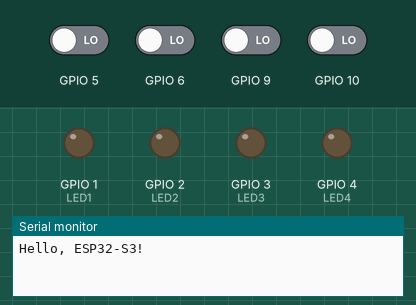
This program was run on a simulated ESP32-S3. On the bench: output pins drawn as LEDs (lit = HIGH), the last lines printed to the serial monitor. Dashed ring = blinking. Inputs (shaded band) come from the test bench; at power-on: GPIO 5, GPIO 6, GPIO 9, GPIO 10 LOW.

Above: at 1.2 s.
1.3 s: GPIO 10 driven HIGH
At 2.7 s:
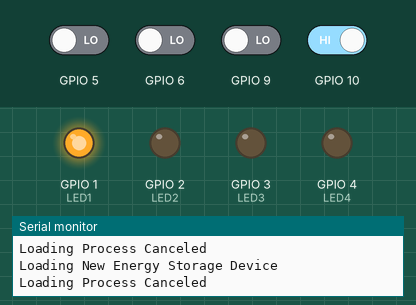
3.0 s: GPIO 6 driven HIGH and GPIO 10 driven LOW
6.0 s: GPIO 9 driven HIGH
At 6.42 s:
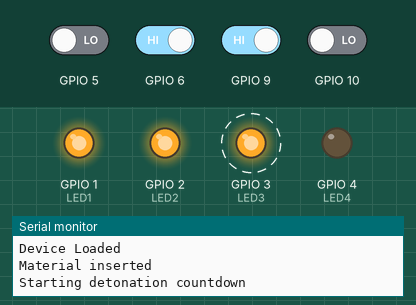
9.0 s: GPIO 5 driven HIGH
At 11.7 s:
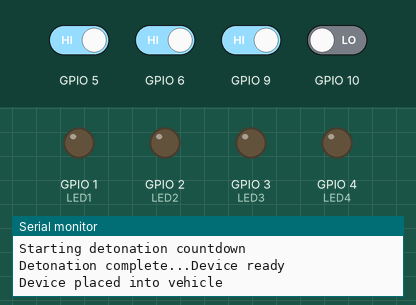
Timing chart, 0 to 13.0 s (numbered marks = the images above; inputs shaded):
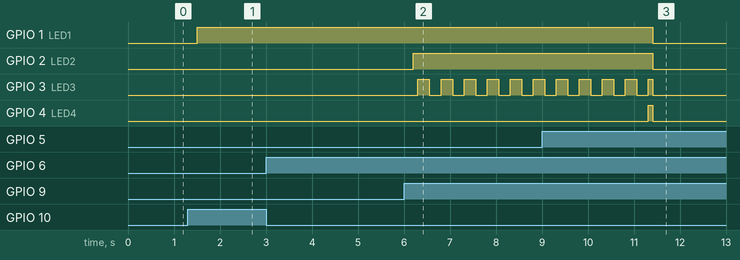

The program:

main.cpp
```cpp
#include <Arduino.h>
int LED1 = A0;
int LED2 = A1;
int LED3 = A2;
int LED4 = A3;
int loadingStage = 0;
unsigned long startTime = 0;
int debounce = 100;

void setup() {
  Serial.begin(115200);
  Serial.println("Hello, ESP32-S3!");
  pinMode(10, INPUT);
  pinMode(9, INPUT);
  pinMode(6, INPUT);
  pinMode(5, INPUT);
  pinMode(A0, OUTPUT);
  pinMode(A1, OUTPUT);
  pinMode(A2, OUTPUT);
  pinMode(A3, OUTPUT);
}

void loop() {
  bool switchState1 = digitalRead(10);
  bool switchState2 = digitalRead(9);
  bool switchState3 = digitalRead(6);
  bool switchState4 = digitalRead(5);

  if (loadingStage == 0) {
    delay(debounce);
    if (switchState1) {
      delay(debounce);
      Serial.println("Loading New Energy Storage Device");
      startTime = millis();
      loadingStage = 1;
    }
    else {
      digitalWrite(LED1, LOW);
      digitalWrite(LED2, LOW);
      digitalWrite(LED3, LOW);
      digitalWrite(LED4, LOW);
    }
  }
  else if (loadingStage == 1) {
    digitalWrite(LED1, HIGH);
    if (switchState1) {
      delay(debounce);
      Serial.println("Loading Process Canceled");
      loadingStage = 0;
      delay(debounce);
    }
    else if (millis() - startTime >= 3000) {
      delay(debounce);
      Serial.println("Device Loaded");
      loadingStage = 2;
    }
  }
  else if (loadingStage == 2) {
    digitalWrite(LED2, HIGH);
    if (switchState2) {
      delay(debounce);
      Serial.println("Material inserted");

    }
    if (switchState3) {

      Serial.println("Starting detonation countdown");
      loadingStage = 3;
      startTime = millis();
    }
  }
  else if (loadingStage == 3) {
    if (millis() - startTime >= 5000) {
      digitalWrite(LED3, HIGH);
      Serial.println("Detonation complete...Device ready");
      loadingStage = 4;
    }
    else {
      digitalWrite(LED3, HIGH);
      delay(250);
      digitalWrite(LED3, LOW);
      delay(250);
    }
  }
  else if (loadingStage == 4) {
    digitalWrite(LED4, HIGH);
    if (switchState4) {
      Serial.println("Device placed into vehicle");
      loadingStage = 0;
    }
  }
}
```

Measured:
- after the input at 1.3 s, GPIO 1 (LED1): LOW → HIGH after 0.20 s
- after the input at 9.0 s, GPIO 1 (LED1), GPIO 2 (LED2): HIGH → LOW after 2.4 s
